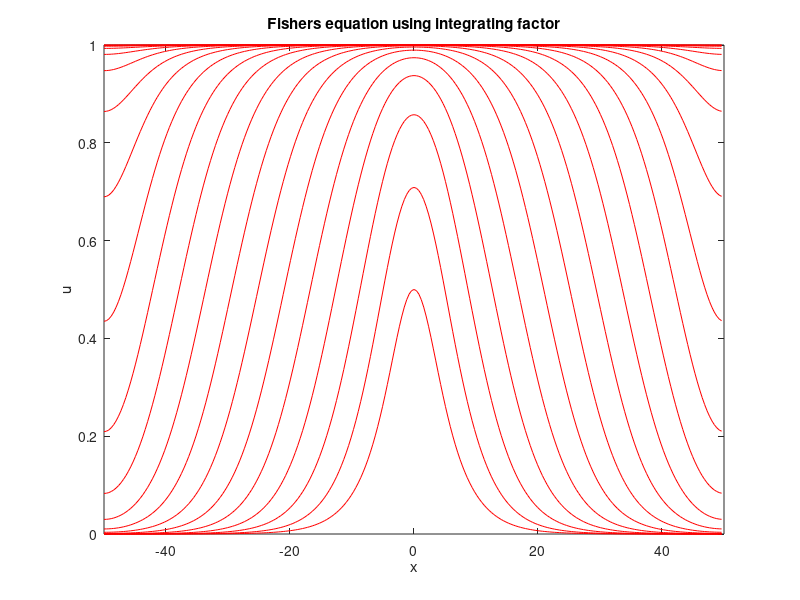
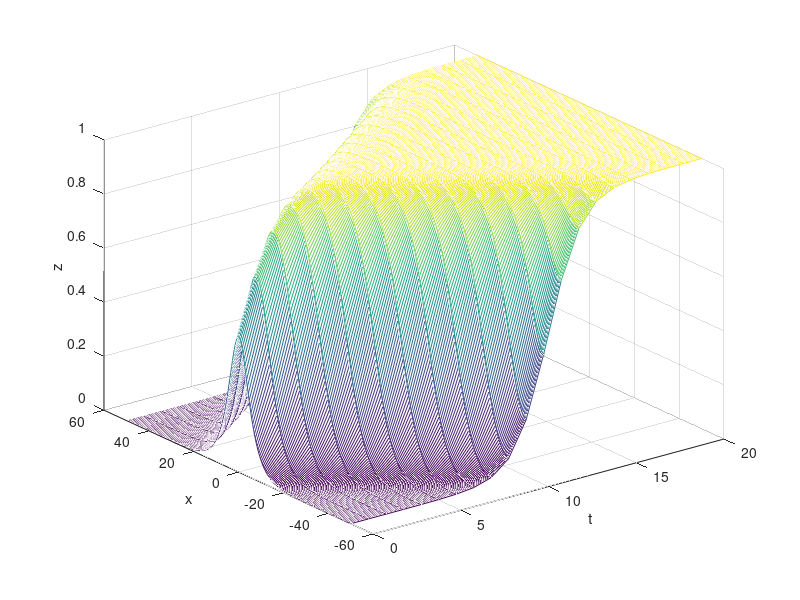

Write the MATLAB code that produced these figures, in order.
function fisher1D_CK45(N,tfinal,h,hkeep,L,delta)
if nargin<6
    disp('Using default parameters');
    N=256;
    tfinal=20;
    h=0.1;
    hkeep=1;
    L=50;
    delta=0.25;
end

x=(2*L/N)*(-N/2:N/2-1)';
u=initial(x,delta);
uhat=fft(u);
ukeep(:,1)=u;
tkeep=0; tcheck=0;

% Cash-Karp coefficients
rk_a=[0 1/5 3/10 3/5 1 7/8];
rk_b=[0 0 0 0 0; 1/5 0 0 0 0; 3/40 9/40 0 0 0; 3/10 -9/10 6/5 0 0; ...
        -11/54 5/2 -70/27 35/27 0; 1631/55296 175/512 575/13824 44275/110592 253/4096];
rk_c=[37/378 0 250/621 125/594 0 512/1771];
rk_d=[2825/27648 0 18575/48384 13525/55296 277/14336 1/4];

ksq=((pi/L)*[0:N/2 -N/2+1:-1]').^2;
hmax=0.9; h_old=0; t=0;
MINTIMESTEP=1e-10; EPSTOL=1e-4;
rejected_steps=0; accepted_steps=0;
while h >= MINTIMESTEP,
    if abs(h-h_old)>MINTIMESTEP,
        E_ai(:,1)=ones(N,1);
        for i=2:6, E_ai(:,i)=exp(-ksq*rk_a(i)*h); end,
        E=exp(-ksq*h);
    end,

    % Embedded RK45 step
    fu=rhside(u);
    mutilde(:,1)=h*fft(fu);
    deltauhat=(rk_c(1)-rk_d(1))*mutilde(:,1);
    for i=2:6,
        sumbmutilde=rk_b(i,1)*mutilde(:,1);
        for j=2:i-1, sumbmutilde=sumbmutilde+rk_b(i,j)*mutilde(:,j); end,
        uhat_ai=E_ai(:,i).*(uhat+sumbmutilde);
        fu=rhside(real(ifft(uhat_ai)));
        mutilde(:,i)=h*fft(fu)./E_ai(:,i);
        deltauhat=deltauhat+(rk_c(i)-rk_d(i))*mutilde(:,i);
    end,
    deltauhat=E.*deltauhat;
    deltau=real(ifft(deltauhat));
    errmax = max(max(abs(deltau)));

    h_old=h;
    if errmax>EPSTOL, % rejected step: the time step is reduced
        disp(['                       h = ' num2str(h) ' WAS REJECTED (errmax=' num2str(errmax) ')'])
        pause(0),
        h=h*max(0.95*(EPSTOL/errmax)^(1/4),1/10);
        if h<MINTIMESTEP, error(['Stepsize underflow; h = ' num2str(h)]), end
        rejected_steps=rejected_steps+1;
    else, % completed step: the time step is increased
        t=t+h;
        disp(['Now at t=' num2str(t) ', using h = ' num2str(h) ' (errmax=' num2str(errmax) ')'])
        pause(0),
        for i=[1 3 4 6], uhat=uhat+rk_c(i)*mutilde(:,i); end,
        uhat=E.*uhat;
        u = real(ifft(uhat));
        if t >= min(tkeep(end)+hkeep,tfinal),
            ukeep = [ukeep, u];
            tkeep = [tkeep, t];
        end,
        h=min([h*min(0.95*(EPSTOL/errmax)^(1/5),5), hmax, tkeep(end)+hkeep-t, tfinal-t]);
        accepted_steps=accepted_steps+1;
        tcheck=[tcheck; t];
    end,
end
disp(['rejected_steps=' int2str(rejected_steps), ...
        ', accepted_steps=' int2str(accepted_steps)]),
save('fisher1D_CK45.mat','tkeep','ukeep','tcheck','N','L','x','tfinal','hkeep')
%----------------------Figures---------------------------------
figure(1)
plot(x,ukeep,'r')
title('Fishers equation using integrating factor')
xlabel('x');ylabel('u');axis([-50 50 0 1])
figure(2)
mesh(tkeep,x,ukeep)
xlabel('t');ylabel('x');zlabel('z')
%--------------Initial Condition ---------------------------------
function u=initial(x,delta)
u=1./(2*cosh(delta*x));
%---------------Right Hand Side-----------------------------------
function rhs2=rhside(u)
rhs2=u.*(1-u);
